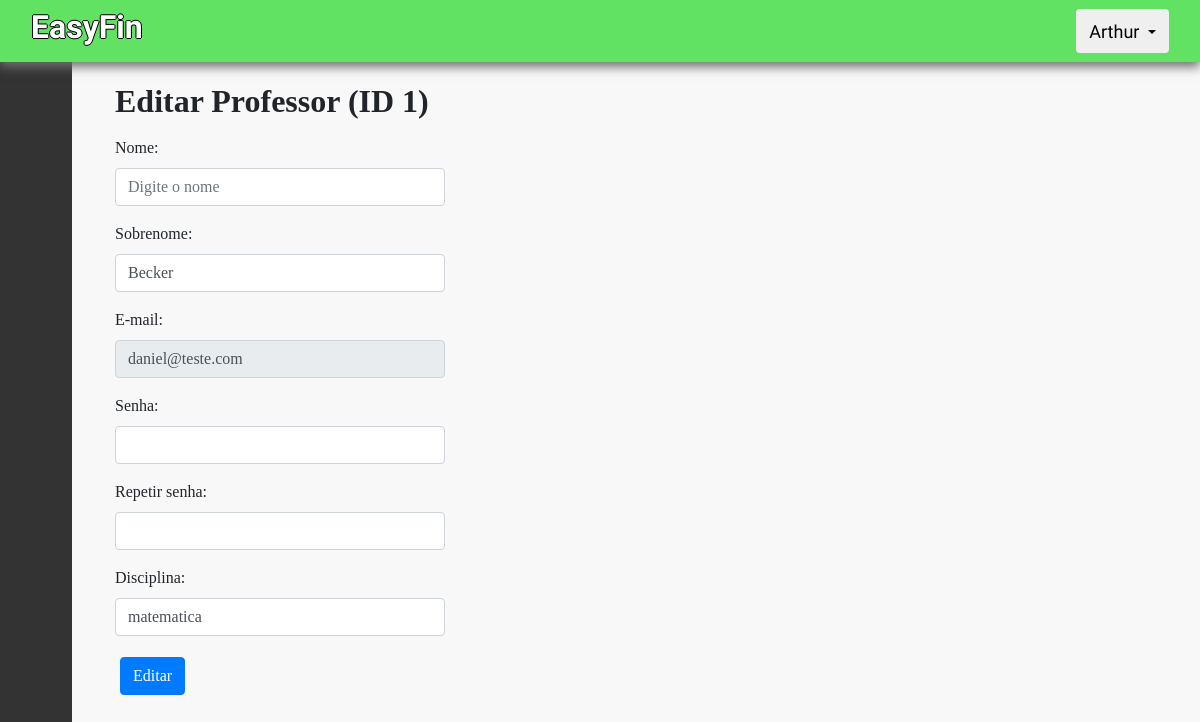
Page /editar/professor/1 (signed in) on the committed database.
### app/models/tables.py (models this page shows, shortened)
class Professor(db.Model):
    __tablename__ = "professores"
    id = db.Column(db.Integer, primary_key=True)
    email = db.Column(db.String, unique=True)
    nome = db.Column(db.String)
    sobrenome = db.Column(db.String)
    password = db.Column(db.String)
    disciplina = db.Column(db.String)
    @property
    def is_authenticated(self):
        return True

### app/controllers/default.py (the view)
@app.route('/editar/professor/<int:id>', methods=['GET', 'POST'])
def editar_professor(id):
    professor = db.session.query(Professor).get(id)
    form = addProfessor(obj=professor)
    if form.validate_on_submit():
        form.populate_obj(professor)
        db.session.add(professor)
        db.session.commit()
        return redirect('/professores')
    return render_template('/editar-professor.html', form=form, professor=professor)

### app/models/forms.py
class addProfessor(FlaskForm):
    nome = StringField("nome", validators=[DataRequired()])
    sobrenome = StringField("nome", validators=[DataRequired()])
    email = StringField("email", validators=[DataRequired(), Email(message="E-mail inválido.")])
    password = PasswordField("password", validators=[DataRequired(), EqualTo('confirm', message='As senhas não coincidem!')])
    confirm = PasswordField('Repeat Password', validators=[DataRequired()])
    disciplina = StringField("disciplina", validators=[DataRequired()])

### app/models/tables.py (called while the page is built)
@login_manager.user_loader
def load_user(id):
    return Professor.query.filter_by(id=id).first()

### app/templates/editar-professor.html (shortened to what this page needs)
{% extends 'logged-base.html' %}
{% block contect %}
<div class="row">
    <div class="col-lg-4">
        <h2 class="subTitulo">Editar Professor (ID {{professor.id}})</h2>
        <form action="" method="POST">
            <div class="form-group">
                <label>Nome:</label>
                {{ form.nome(class="form-control stringInput", placeholder="Digite o nome", id="nome") }}
            </div>
            <div class="form-group">
                <label>Sobrenome:</label>
                {{ form.sobrenome(class="form-control stringInput", placeholder="Digite o sobrenome", id="sobrenome") }}
            </div>
            <div class="form-group">
                <label>E-mail:</label>
                {{ form.email(class="form-control stringInput", placeholder="meuemail@exemplo.com", id="email", disabled=True) }}
            </div>
            <div class="form-group">
                <label>Senha:</label>
                {{ form.password(class="form-control stringInput", id="password") }}
            </div>
            <div class="form-group">
                <label>Repetir senha:</label>
                {{ form.confirm(class="form-control stringInput", id="password") }}
            </div>
            <div class="form-group">
                <label>Disciplina:</label>
                {{ form.disciplina(class="form-control stringInput", id="disciplina") }}
            </div>
            <button type="submit" class="btn btn-primary tn-default btnMargins" id="submit" >Editar</button>
        </form>
    </div>
    </div>
</div>
{% endblock %}

### app/templates/logged-base.html (shortened to what this page needs)
<!DOCTYPE html><html lang="pt-br">
<head>
    <link rel=stylesheet type=text/css href="{{ url_for('static', filename='css/homebase.css') }}">
    <link rel=stylesheet type=text/css href="{{ url_for('static', filename='css/bootstrap.min.css') }}">
    </head>
{% if current_user.is_authenticated %}
<link rel=stylesheet type=text/css href="{{ url_for('static', filename='css/sidebar.css') }}">
<link rel="stylesheet" href="https://cdn.materialdesignicons.com/4.9.95/css/materialdesignicons.min.css"/>
<body class="corpo" style="background-color:rgb(248, 248, 248)">
    <nav class="navbar navPrincipal">
        <div class="container-fluid">
          <h2 class="tituloPrincipal">EasyFin</h2>
          <div class="btn-group">
              <button type="button" class="btn btn-default dropdown-toggle" data-bs-toggle="dropdown" aria-expanded="false" data-toggle="dropdown">
                  <span class="glyphicon glyphicon-user userFont userName">{{ current_user.nome }}</span>
              </button>
          </div>
      </div>
    </nav>
        <aside class="sidebar">
			<nav>
				<ul class="sidebar__nav">
					<li>
						<a href="{{ url_for('dashboard') }}" class="sidebar__nav__link">
						</a>
					</li>
					<li>
						<a href="{{ url_for('professores') }}" class="sidebar__nav__link">
						</a>
					</li>
					<li>
						<a href="{{ url_for('alunos') }}" class="sidebar__nav__link">
						</a>
					</li>
					<li>
						<a href="{{ url_for('noticias') }}" class="sidebar__nav__link">
						</a>
					</li>
					<li>
						<a href="{{ url_for('questoes') }}" class="sidebar__nav__link">
						</a>
					</li>
					<li>
						<a href="{{ url_for('configuracoes') }}" class="sidebar__nav__link">
						</a>
					</li>
				</ul>
			</nav>
		</aside>
			<main class="main">
				<div id="page-content-wrapper">
					<div class="container-fluid">
						{% block contect %}
						{% endblock %}
					</div>
		</main>
</body>
{% endif %}

### app/static/css/homebase.css (style rules this page uses)
:root { --sidebar-width: 4.5em; }
.tituloPrincipal { font-family: 'Kanit', 'sans-serif'; font-weight:700; color: white; text-shadow: -1px 0 black, 0 1px black, 1px 0 black, 0 -1px black; }
.subTitulo { margin-bottom: 15px; font-weight: bold; }
.navPrincipal { background-color: #61e263; font-size: 35px; padding: 5px; box-shadow: 0px 5px 10px 0px #707070; z-index:999; }
.main { font-family: 'Noto Sans JP', 'sans-serif'; margin: 20px; }
.userFont { font-family: 'Kanit', 'sans-serif'; }
.btnMargins { margin: 5px; }
a:link { text-decoration: none !important; }
@media (min-width: 572px) { .main { margin-left: 100px; } }
@media (min-width: 572px) { .userName { font-size: 18px; } }

### app/static/css/sidebar.css (style rules this page uses)
.sidebar { background-color: #333; position: fixed; transition: width 0.2s ease; z-index:100; }
#page-content-wrapper { margin: 15px auto; position: relative; }
.sidebar nav { height: 100%; }
.sidebar .sidebar__nav { display: flex; height: 100%; list-style: none; margin: 0; padding: 0; }
.sidebar .sidebar__nav .sidebar__nav__link { align-items: center; color: #bbb; display: flex; padding-left: 20px; text-decoration: none; transition: color 0.2s ease, background-color 0.2s ease; font-family: 'Kanit', 'sans-serif'; }
@media (min-width: 572px) { .sidebar { margin-top: -62px; height: 100vh; left: 0; width: var(--sidebar-width); } }
@media (min-width: 572px) { .sidebar .sidebar__nav { flex-direction: column; } }
@media (min-width: 572px) { .sidebar .sidebar__nav li:last-child { margin-top: auto; padding-bottom: 60px; } }
@media (min-width: 572px) { .sidebar .sidebar__nav li:first-child { margin-top: 60px; } }
@media (min-width: 572px) { .sidebar .sidebar__nav .sidebar__nav__link { padding: 1em; } }

### rows in the picture
Professor: nome "Arthur"
Professor: id "1", sobrenome "Becker", email "daniel@teste.com", disciplina "matematica"
